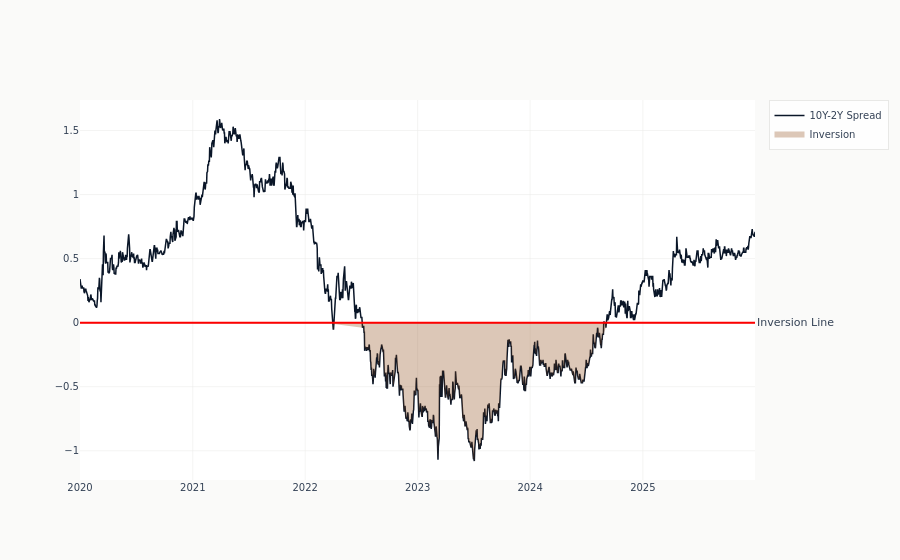

Notebook code cell kept with this figure:
### Code cell
fig = go.Figure()

# Main spread line
fig.add_trace(
    go.Scatter(
        x=slope_pd[date_col],
        y=slope_pd["t10y2y"],
        mode="lines",
        name="10Y-2Y Spread",
        line=dict(color=COLORS["blue"], width=1.5),
    )
)

# Shade inversion periods
inverted = slope_pd[slope_pd["t10y2y"] < 0]
if len(inverted) > 0:
    fig.add_trace(
        go.Scatter(
            x=inverted[date_col],
            y=inverted["t10y2y"],
            mode="none",
            fill="tozeroy",
            fillcolor="rgba(139, 69, 19, 0.3)",
            name="Inversion",
            showlegend=True,
        )
    )

# Zero line (inversion threshold)
fig.add_hline(
    y=0,
    line_dash="solid",
    line_color="red",
    line_width=2,
    annotation_text="Inversion Line",
    annotation_position="right",
)

### Figure 1 — Plotly figure (JSON) as saved in the notebook; plotly's stock layout.template omitted (floating-point values rounded to 4 significant figures; data arrays with more than 128 entries replaced by an {"elided": "..."} marker saying what was removed)
{"data": [{"line": {"color": "#0a1628", "width": 1.5}, "mode": "lines", "name": "10Y-2Y Spread", "type": "scatter", "x": {"elided": "2192 str values"}, "y": {"elided": "2192 float values"}}, {"fill": "tozeroy", "fillcolor": "rgba(139, 69, 19, 0.3)", "mode": "none", "name": "Inversion", "showlegend": true, "type": "scatter", "x": {"elided": "789 str values"}, "y": {"elided": "789 float values"}}], "layout": {"annotations": [{"showarrow": false, "text": "Inversion Line", "x": 1, "xanchor": "left", "xref": "x domain", "y": 0, "yanchor": "middle", "yref": "y"}], "shapes": [{"line": {"color": "red", "dash": "solid", "width": 2}, "type": "line", "x0": 0, "x1": 1, "xref": "x domain", "y0": 0, "y1": 0, "yref": "y"}]}}
